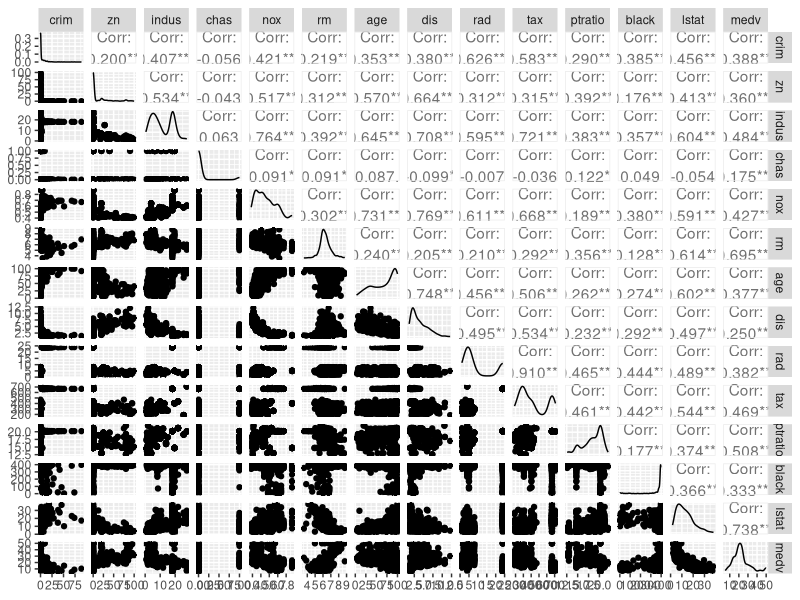
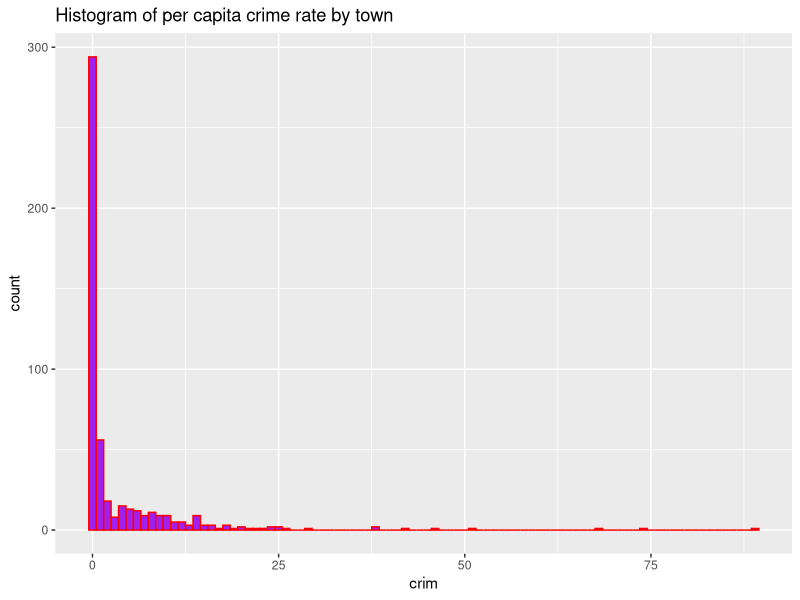
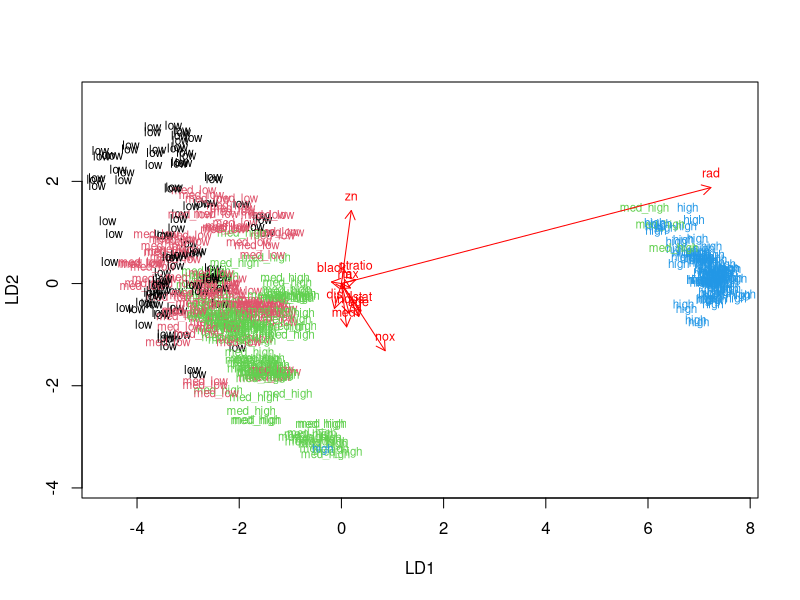

Write R code to recreate these figures, in order.
## ---- chunk 1
knitr::opts_chunk$set(echo = TRUE, warning = FALSE, message = FALSE)
library(MASS)
library(dplyr)
library(tidyr)
library(ggplot2)
## ---- chunk 2
#<!--NOTE: some functions are commented out to make the knitted output more simple.-->
data("Boston")
str(Boston)
## ---- chunk 3
library(GGally)
summary(Boston)
## ---- chunk 4
library(ggplot2)
p41 <- ggpairs(Boston, lower = list(combo = wrap("facethist", bins = 20)))
p41
## ---- chunk 5
p4_crime <- ggplot(Boston, aes(crim)) + geom_histogram(binwidth = 1, fill="purple", colour="red") + ggtitle("Histogram of per capita crime rate by town")
p4_crime
korrelaatiot <- cor(Boston)
## ---- chunk 6
boston_scaled <- scale(Boston)
summary(boston_scaled)
## ---- chunk 7
#boston_scaled is matrix object as function class(boston_scaled) would tell. Let's change it to a data.frame:
boston_scaled <- as.data.frame(boston_scaled)
## ---- chunk 8
scaled_crim <- boston_scaled$crim
bins <- quantile(scaled_crim)
bins
crime <- cut(scaled_crim, breaks = bins, label = c("low", "med_low", "med_high", "high"),  include.lowest = TRUE)

#the following shows the table of the new factor crime:
table(crime)

##remove original crim from the dataset (note that here "select" is used from a package dplyr)

#str(boston_scaled)
boston_scaled <- dplyr::select(boston_scaled, -crim)
#then let's insert the new variable to data.frame:
boston_scaled <- data.frame(boston_scaled, crime)
## ---- chunk 9
n <- nrow(boston_scaled)
# choose randomly 80% of the n rows and save those rows to ind
ind <- sample(n,  size = n * 0.8)
train <- boston_scaled[ind,]
test <- boston_scaled[-ind,]
## ---- chunk 10
str(train)
train <- dplyr::select(train, -chas)
lda.fit <- lda(crime ~ ., data = train)
#The dot above means "all the other variables"
lda.fit
## ---- chunk 11
#To draw a LDA biplot, the following has to be done:
#Numeric crime classes:
train_classes <- as.numeric(train$crime)
# the biplot arrows
lda.arrows <- function(x, myscale = 1, arrow_heads = 0.1, color = "red", tex = 0.75, choices = c(1,2)){
  heads <- coef(x)
  arrows(x0 = 0, y0 = 0, 
         x1 = myscale * heads[,choices[1]], 
         y1 = myscale * heads[,choices[2]], col=color, length = arrow_heads)
  text(myscale * heads[,choices], labels = row.names(heads), 
       cex = tex, col=color, pos=3)
}
#The biplot:
plot(lda.fit, dimen = 2, col = train_classes, pch = train_classes)
lda.arrows(lda.fit, myscale = 2)
## ---- chunk 12
#As crime is the target variable, so let's remove that one from the test dataset. First let's save the correct crime classes from test data
test_classes <- test$crime

#then we remove the crime and dummy chas variables from test data
test <- dplyr::select(test, -crime)
test <- dplyr::select(test, -chas)
#str(test)

#Note: the model is the first argument in the predict function. 
lda.pred <- predict(lda.fit, newdata = test)
#str(lda.pred)

# cross tabulate the results
table(correct = test_classes, predicted = lda.pred$class)
